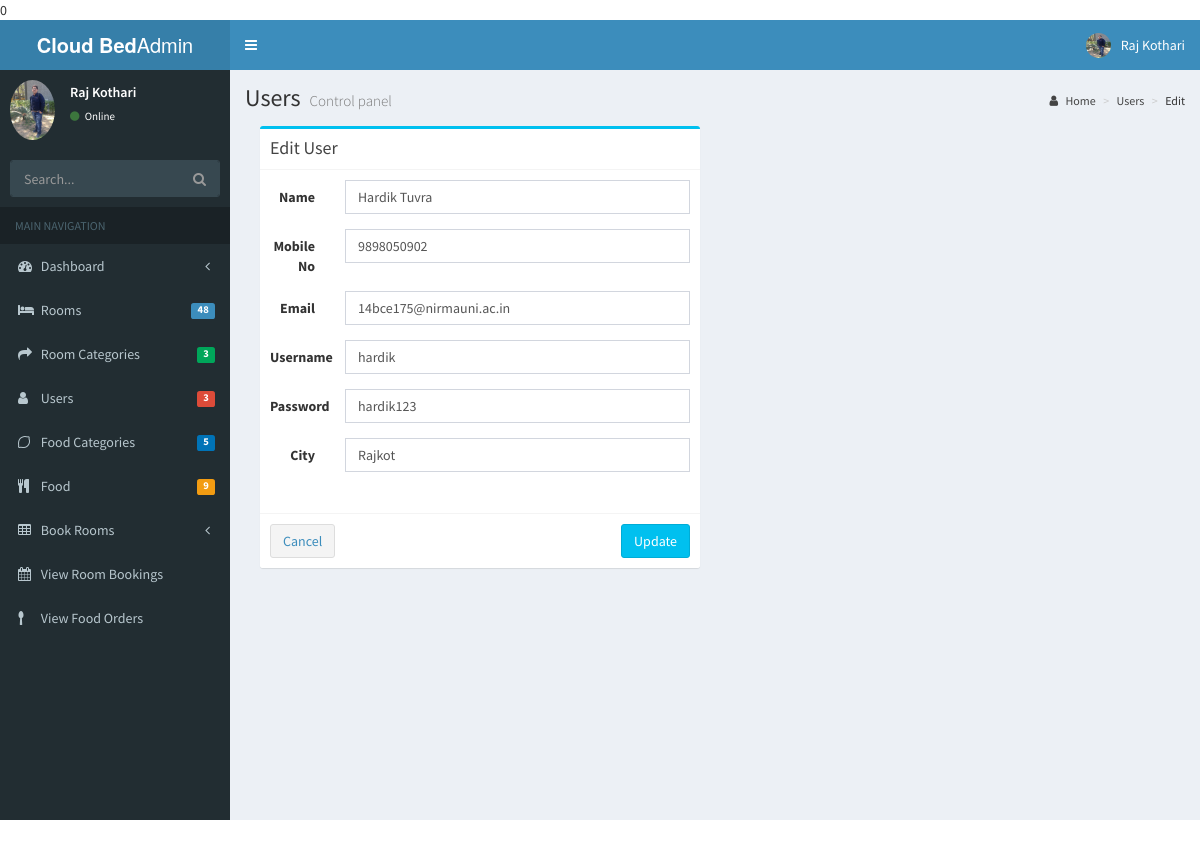
Screenshot of /Hotely/admin/admin/edituser.php?id=2 with the database file from the repository.
### tables this page shows
CREATE TABLE IF NOT EXISTS `user` (
  `uid` int(11) NOT NULL AUTO_INCREMENT,
  `uname` varchar(10) NOT NULL,
  `password` varchar(50) NOT NULL,
  `name` varchar(20) NOT NULL,
  `email` varchar(30) NOT NULL,
  `mobileno` bigint(10) NOT NULL,
  `accstatus` tinyint(1) NOT NULL,
  `city` varchar(100) NOT NULL,
  PRIMARY KEY (`uid`)
);

### Hotely/admin/admin/edituser.php (the view, shortened to what this page needs)
<?php include('header.php');
$id=$_REQUEST['id'];
$sql="select * from user where uid=$id";
$query=mysql_query($sql);
$row=mysql_fetch_array($query);
?>
  <div class="content-wrapper">
    <section class="content-header">
      <h1>
        Users
        <small>Control panel</small>
      </h1>
      <ol class="breadcrumb">
        <li><a href="#"><i class="fa fa-user"></i> Home</a></li>
        <li><a href="rooms.php">Users</a></li>
		<li>Edit</li>
      </ol>
    </section>
    <section class="content">
      <div class="col-md-6">
       <div class="box box-info">
            <div class="box-header with-border">
              <h3 class="box-title">Edit User</h3>
            </div>
            <form class="form-horizontal" action="updateuser.php">
              <div class="box-body">
                <div class="form-group">
                  <label for="inputEmail3" class="col-sm-2 control-label">Name</label>
                  <div class="col-sm-10">
                    <input type="text" class="form-control" name="i1" value="<?php echo $row['name']; ?>">
                  </div>
                </div>
                <div class="form-group">
                  <label for="inputPassword3" class="col-sm-2 control-label">Mobile No</label>
                  <div class="col-sm-10">
                    <input type="text" class="form-control" name="i2" value="<?php echo $row['mobileno']; ?>">
                  </div>
                </div>
                <div class="form-group">
                  <label for="inputPassword3" class="col-sm-2 control-label">Email</label>
                  <div class="col-sm-10">
                    <input type="text" class="form-control" name="i3" value="<?php echo $row['email']; ?>">
                  </div>
                </div>
                <div class="form-group">
                  <label for="inputPassword3" class="col-sm-2 control-label">Username</label>
                  <div class="col-sm-10">
                    <input type="text" class="form-control" name="i4" value="<?php echo $row['uname']; ?>">
                  </div>
                </div>
				<div class="form-group">
                  <label for="inputPassword3" class="col-sm-2 control-label">Password</label>
                  <div class="col-sm-10">
                    <input type="text" class="form-control" name="i5" value="<?php echo $row['password']; ?>">
                  </div>
                </div>
<div class="form-group">
                  <label for="inputPassword3" class="col-sm-2 control-label">City</label>
                  <div class="col-sm-10">
                    <input type="text" class="form-control" name="i6" value="<?php echo $row['city']; ?>">
                  </div>
                </div>
                <div class="form-group">
                  <div class="col-sm-offset-2 col-sm-10">
                  </div>
                </div>
              </div>
              <div class="box-footer">
                <button type="" class="btn btn-default"><a href="rooms.php" >Cancel</a></button>
                <button type="submit" class="btn btn-info pull-right">Update</a></button>
              </div>
            </form>
          </div>
      </div>
    </section>
  </div>
 <?php include('footer.php'); ?>

### rows the page displays
user: i1 "Hardik Tuvra", i2 "9898050902", i3 "14bce175@nirmauni.ac.in", i4 "hardik", i5 "hardik123", i6 "Rajkot"

### other values shown
$no "48"
$no "3"
$no "5"
$no "9"
